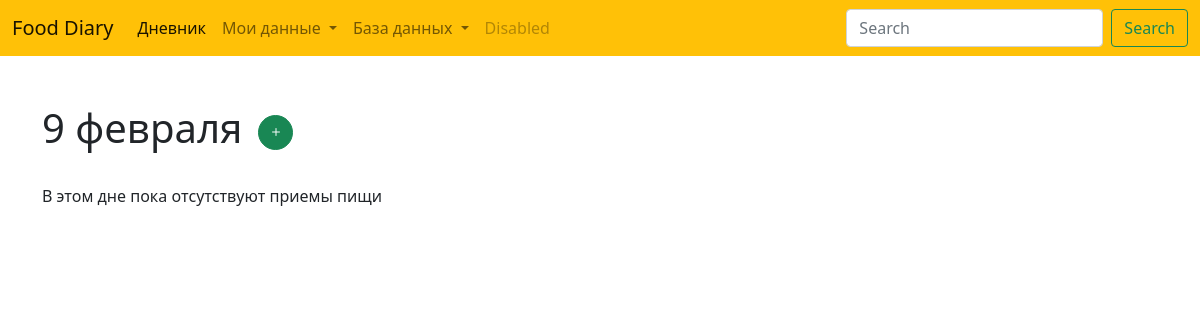
/day/8/, run on an earlier commit of the app's database.
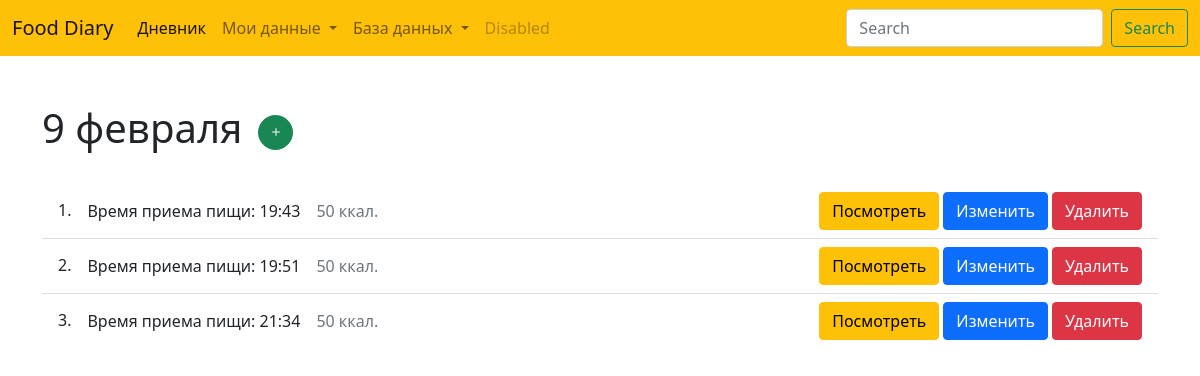
And on a later commit of the database.
### diary/models.py (models this page shows)
class Day(models.Model):
    user = models.ForeignKey(User, null=True, blank=True, related_name='days', on_delete=models.CASCADE)
    date = models.DateField('Дата')
    session_key = models.CharField('Ключ сессии', max_length=40, null=True, blank=True)
    class Meta:
        ordering = ('-date',)

class Meal(models.Model):
    user = models.ForeignKey(User, null=True, blank=True, related_name='meals', on_delete=models.CASCADE)
    session_key = models.CharField('Ключ сессии', max_length=40, null=True, blank=True)
    day = models.ForeignKey(Day, on_delete=models.CASCADE, related_name='meals')
    time = models.TimeField('Время приема пищи', default=timezone.localtime)
    food = models.ManyToManyField('Food', verbose_name='Еда', through='MealFood')
    calories = models.PositiveIntegerField('Калорий всего', default=0)
    class Meta:
        ordering = ('day', 'time')

### diary/views.py (the view)
# urls.py: path('day/<int:id>/', views.DayDetailView.as_view(), name='day_detail'),
class DayDetailView(DetailView):
    template_name = 'diary/days/detail.html'
    def get_object(self):
        return Day.objects.get(id=self.kwargs['id'])
    def get_context_data(self, **kwargs):
        kwargs = super().get_context_data(**kwargs)
        kwargs['form'] = MealForm(request=self.request)
        kwargs['meals'] = kwargs['day'].meals.all()
        return kwargs

### diary/forms.py
class MealForm(forms.ModelForm):
    class Meta:
        model = Meal
        fields = ['time']
    food = forms.ModelChoiceField(
        queryset=Food.objects.none(),
        label='Еда',
        empty_label='Выберите еду'
    )
    grams = forms.IntegerField(
        min_value=0,
        label='Граммов',
        widget=forms.NumberInput(
            attrs={
                'placeholder': 'Кол-во граммов'
            }
        )
    )
    def __init__(self, *args, **kwargs):
        self.request = kwargs.pop('request')
        super().__init__(*args, **kwargs)
        if self.request.user.is_authenticated:
            self.fields['food'].queryset = Food.objects.filter(user=self.request.user)
        else:
            self.fields['food'].queryset = Food.objects.filter(session_key=self.request.session.session_key)
        for bfield in self.visible_fields():
            if bfield.field.label == 'Еда':
                bfield.field.widget.attrs['class'] = 'form-select'
            else:
                bfield.field.widget.attrs['class'] = 'form-control'

### diary/templates/diary/days/detail.html (shortened to what this page needs)
{% extends 'base.html' %}
{% block content %}
<main>
    <div class="container">
        <div class="row mt-5">
            <div class="col-12">
                <div class="d-flex align-items-center mb-4">
                    <h1>{{ day.date|date:"j E" }}</h1>
                    <button title="Добавить прием пищи" data-bs-target="#mealModal" data-bs-toggle="modal" class="btn btn-success ms-3 p-1 rounded-circle"
                        style="width: 35px; height: 35px;">
                        <i class="bi bi-plus"></i>
                    </button>
                </div>
            </div>
            <div class="col-12">
                {% if day.meals.count < 1 %}
                    <p>В этом дне пока отсутствуют приемы пищи</p>
                {% else %}
                <ul class="list-group list-group-flush">
                    {% for meal in meals %}
                        <li
                            class="list-group-item d-flex align-items-center"
                            data-meal-id="{{meal.id}}"
                        >
                            <h6 class="mb-0">{{forloop.counter}}.</h6>
                            <p class="mb-0 ms-3">Время приема пищи: {{meal.time}}</p>
                            <p class="mb-0 ms-3 text-muted">{{meal.calories}} ккал.</p>
                            <a href="#" class="btn btn-warning ms-auto show-meal-info" data-target="#mealInfo">
                                Посмотреть
                            </a>
                            <a href="#" class="btn btn-primary ms-1">
                                Изменить
                            </a>
                            <a href="{% url 'delete_meal' day.id meal.id %}" class="btn btn-danger ms-1">Удалить</a>
                        </li>
                    {% endfor %}
                </ul>
                {% endif %}
            </div>
        </div>
    </div>
</main>
{% endblock %}

### diary/templates/base.html (shortened to what this page needs)
<!DOCTYPE html>
<html lang="ru">
<head>
    <link rel="stylesheet" href="https://cdn.jsdelivr.net/npm/bootstrap-icons@1.8.0/font/bootstrap-icons.css">
    <link href="https://cdn.jsdelivr.net/npm/bootstrap@5.1.3/dist/css/bootstrap.min.css" rel="stylesheet"
>
</head>
<body>
    {% include 'includes/header.html' %}
    {% block content %}
    {% endblock %}
</body>
</html>

### diary/templates/includes/header.html (shortened to what this page needs)
<nav class="navbar navbar-light bg-warning navbar-expand-lg">
    <div class="container-fluid">
        <a class="navbar-brand" href="{% url 'days_list' %}">Food Diary</a>
        <div class="collapse navbar-collapse" id="navbarSupportedContent">
            <ul class="navbar-nav me-auto mb-2 mb-lg-0">
                <li class="nav-item">
                    <a class="nav-link active" aria-current="page" href="{% url 'days_list' %}">Дневник</a>
                </li>
                <li class="nav-item dropdown">
                    <a class="nav-link dropdown-toggle" href="#" id="navbarDropdown" role="button"
                        data-bs-toggle="dropdown" aria-expanded="false">
                        Мои данные
                    </a>
                </li>
                <li class="nav-item dropdown">
                    <a class="nav-link dropdown-toggle" href="#" id="navbarDropdown" role="button"
                        data-bs-toggle="dropdown" aria-expanded="false">
                        База данных
                    </a>
                </li>
                <li class="nav-item">
                    <a class="nav-link disabled">Disabled</a>
                </li>
            </ul>
            <form class="d-flex">
                <input class="form-control me-2" type="search" placeholder="Search" aria-label="Search">
                <button class="btn btn-outline-success" type="submit">Search</button>
            </form>
        </div>
    </div>
</nav>

What changed in the data, as far as the page shows it:
added Meal: time "19:43", calories "50"
added Meal: time "19:51", calories "50"
added Meal: time "21:34", calories "50"
Also different on the page:
text no longer shown: "В этом дне пока отсутствуют приемы пищи"
